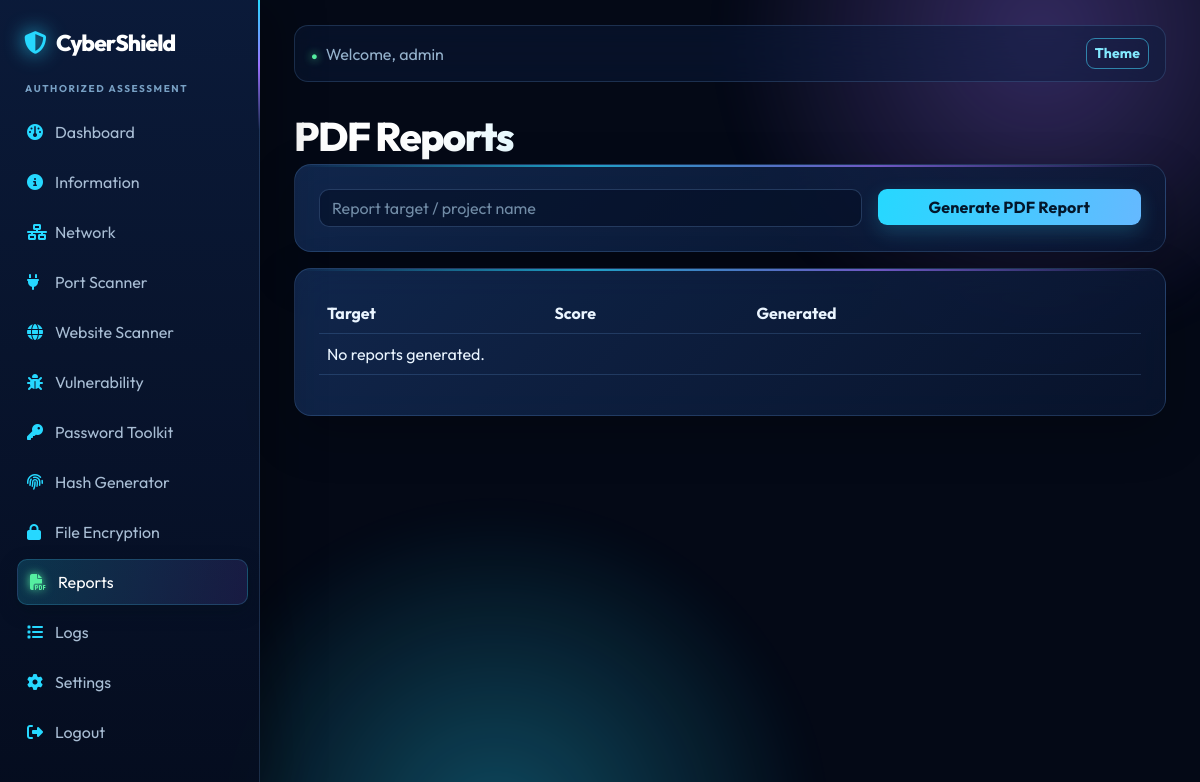
The app's page /reports (signed in), older data.
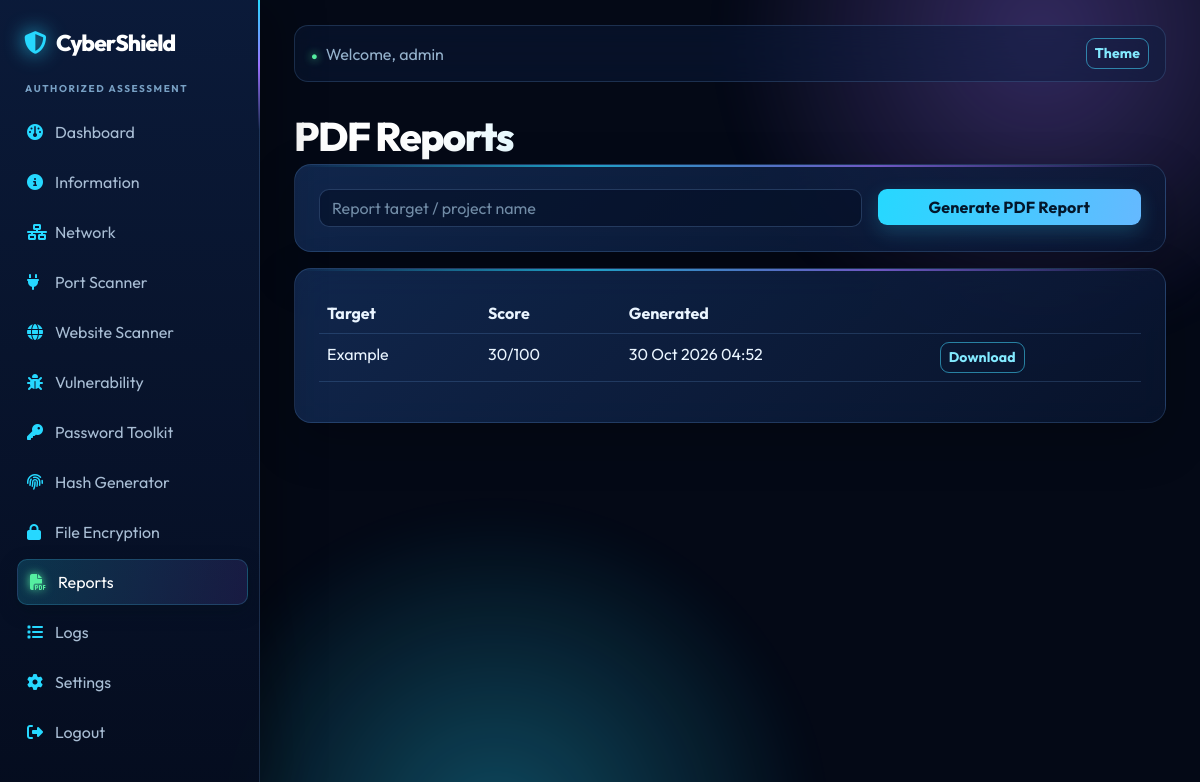
The same page, newer data.
### models/report.py (models this page shows)
class Report(db.Model):
    id = db.Column(db.Integer, primary_key=True)
    user_id = db.Column(db.Integer, db.ForeignKey('user.id'), nullable=False)
    target = db.Column(db.String(255), nullable=False)
    filename = db.Column(db.String(255), nullable=False)
    score = db.Column(db.Integer, default=0)
    created_at = db.Column(db.DateTime, default=datetime.utcnow)
    user = db.relationship('User', backref='reports')

### app.py (the view, shortened to what this page needs)
    @app.route('/reports', methods=['GET','POST'])
    @login_required
    def reports():
        return render_template('reports.html', reports=Report.query.filter_by(user_id=current_user.id).order_by(Report.created_at.desc()).all())

### templates/reports.html
{% extends 'base.html' %}{% block content %}<h1>PDF Reports</h1><div class="panel"><form method="post" class="row g-3"><input type="hidden" name="csrf_token" value="{{csrf_token()}}"><div class="col-md-8"><input class="form-control" name="target" placeholder="Report target / project name" required></div><div class="col-md-4"><button class="btn btn-info w-100">Generate PDF Report</button></div></form></div><div class="panel mt-3 table-responsive"><table class="table"><tr><th>Target</th><th>Score</th><th>Generated</th><th></th></tr>{% for r in reports %}<tr><td>{{r.target}}</td><td>{{r.score}}/100</td><td>{{r.created_at.strftime('%d %b %Y %H:%M')}}</td><td><a class="btn btn-sm btn-outline-info" href="{{url_for('download_report',report_id=r.id)}}">Download</a></td></tr>{% else %}<tr><td colspan="4">No reports generated.</td></tr>{% endfor %}</table></div>{% endblock %}

### templates/base.html
<!doctype html><html lang="en" data-bs-theme="dark"><head><meta charset="utf-8"><meta name="viewport" content="width=device-width,initial-scale=1"><title>{% block title %}CyberShield{% endblock %}</title><link href="https://cdn.jsdelivr.net/npm/bootstrap@5.3.3/dist/css/bootstrap.min.css" rel="stylesheet"><link href="https://cdnjs.cloudflare.com/ajax/libs/font-awesome/6.6.0/css/all.min.css" rel="stylesheet"><link href="{{ url_for('static',filename='css/style.css') }}" rel="stylesheet"></head><body>{% if current_user.is_authenticated %}<aside class="sidebar"><a class="brand" href="{{url_for('dashboard')}}"><i class="fa-solid fa-shield-halved"></i> CyberShield</a><small>AUTHORIZED ASSESSMENT</small>{% for endpoint,label,icon in [('dashboard','Dashboard','fa-gauge'),('information','Information','fa-circle-info'),('network_discovery','Network','fa-network-wired'),('port_scanner','Port Scanner','fa-plug'),('website_scan','Website Scanner','fa-globe'),('vulnerability_scan','Vulnerability','fa-bug'),('password_tool','Password Toolkit','fa-key'),('hash_tool','Hash Generator','fa-fingerprint'),('encryption','File Encryption','fa-lock'),('reports','Reports','fa-file-pdf'),('logs','Logs','fa-list'),('settings','Settings','fa-gear')] %}<a href="{{url_for(endpoint)}}" class="{% if request.endpoint==endpoint %}active{%endif%}"><i class="fa-solid {{icon}}"></i>{{label}}</a>{% endfor %}<a href="{{url_for('logout')}}"><i class="fa-solid fa-right-from-bracket"></i>Logout</a></aside>{% endif %}<main class="{% if current_user.is_authenticated %}app-main{% else %}auth-main{% endif %}">{% if current_user.is_authenticated %}<div class="topbar"><span>Welcome, {{current_user.username}}</span><button class="btn btn-sm btn-outline-info" onclick="document.documentElement.dataset.bsTheme=document.documentElement.dataset.bsTheme==='light'?'dark':'light'">Theme</button></div>{% endif %}{% with messages=get_flashed_messages(with_categories=true) %}{% for category,message in messages %}<div class="alert alert-{{category}} alert-dismissible fade show">{{message}}<button class="btn-close" data-bs-dismiss="alert"></button></div>{% endfor %}{% endwith %}{% block content %}{% endblock %}</main><script src="https://cdn.jsdelivr.net/npm/bootstrap@5.3.3/dist/js/bootstrap.bundle.min.js"></script><script src="https://cdn.jsdelivr.net/npm/chart.js"></script><script src="{{url_for('static',filename='js/app.js')}}"></script></body></html>

Row changes from the older to the newer data that the page shows:
added Report: target "Example", score "30", created_at "30 Oct 2026 04:52"
Text that changed along with them:
text no longer shown: "No reports generated."
